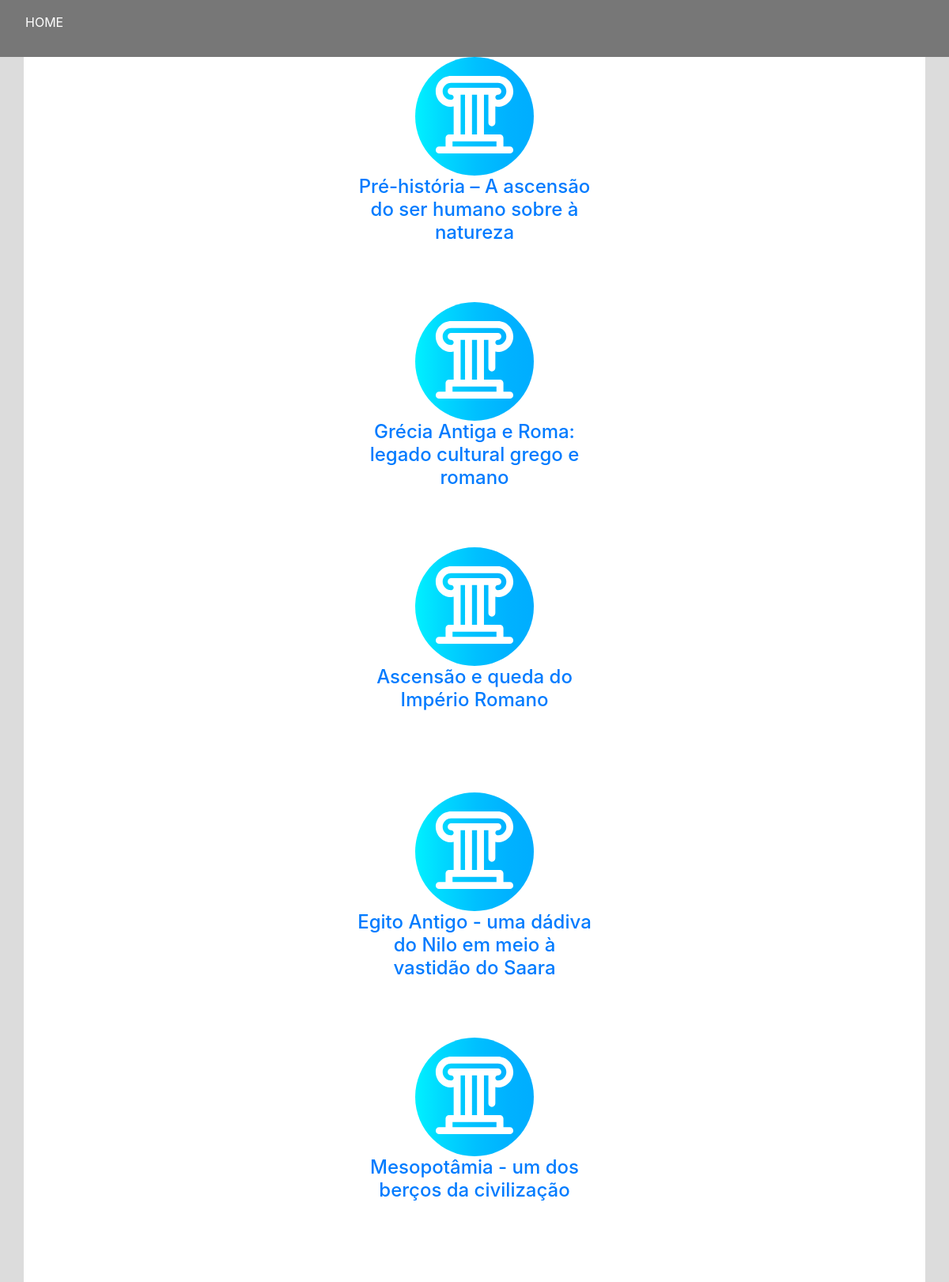
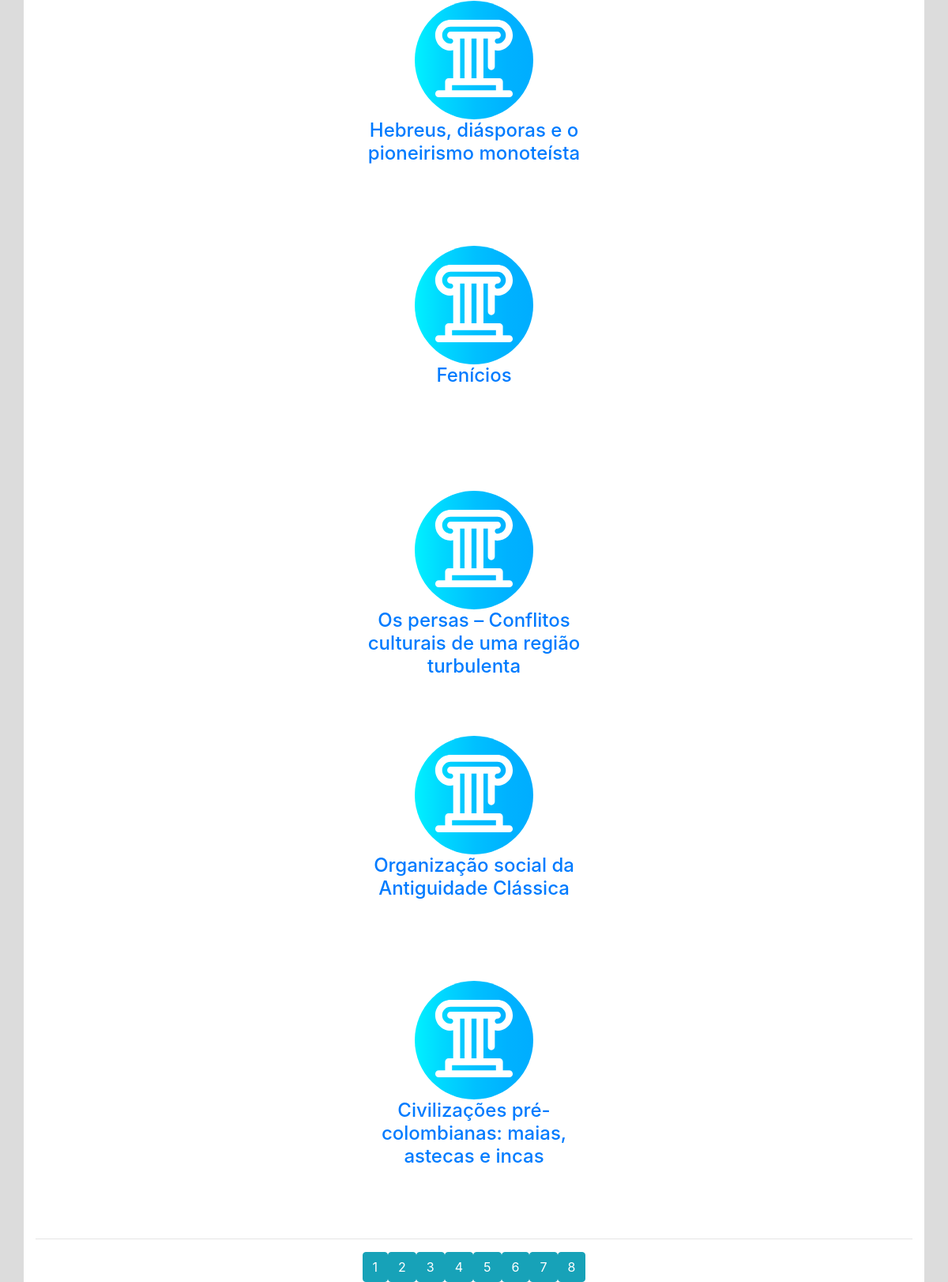
The page /conteudo/index.php?res=Historia on the database its author committed (2 pictures, top to bottom).
### tables this page shows
CREATE TABLE `aulas` (
  `id` int(11) NOT NULL,
  `link` varchar(225) NOT NULL,
  `materia` varchar(225) NOT NULL,
  `cod_materia` int(11) NOT NULL,
  `nome_aula` varchar(255) NOT NULL
);

### conteudo/index.php (the view, shortened to what this page needs)
<!DOCTYPE html><html>
<head>
	<link rel="stylesheet" href="https://stackpath.bootstrapcdn.com/bootstrap/4.1.3/css/bootstrap.min.css">
</head>
<body style="background-color: #dcdcdc">
	<div class="navbar navbar-expand-lg navbar-dark" style="background-color: #777777">
		<div class="navbar navbar-header">
			<p id="topo"><a href="/projetoKarol/index.php" style="color:white; text-decoration: none;">HOME</a></p>
		</div>
	</div>
	<div class="container" style="background-color: white"><center>
		<div style="width: 350px; overflow: hidden;" align="center">
		<?php
			$li = $_GET['res'];
			$pdo = new PDO("mysql:dbname=enem2007;host=127.0.0.1", "root", "");
			$sql = $pdo->prepare("SELECT COUNT(*) as c FROM aulas WHERE materia = '$li'");
			$sql->execute();
			$sql = $sql->fetch();
			$total = $sql['c'];
			$paginas = $total / 10;
			$pg = 1;
			$p = ($pg - 1) * 10;
			$sql = $pdo->prepare("SELECT * FROM aulas WHERE materia = '$li' LIMIT $p, 10");
			$sql->execute();
			$retorno = $sql->fetchAll();
			foreach ($retorno as $exibi) {
				$link = $exibi['link'];
				$titulo = $exibi['nome_aula'];
				echo "<div class='aulas' align='center' style='max-width:300px'>";
					echo "<img src='../assets/imagens/icons/".strtolower($exibi['materia']).".svg'>";
					echo "<a href='aulas/sistema.php?li=".$link."&mat=".$exibi['materia']."'>"."<h4>".utf8_encode($titulo)."</h4>"."</a>";
				echo "</div>";
				echo "<br><br><br><br><br>";
			}
		?>
	</div></center>
	<center>
		<?php
			echo "<hr>";
			for ($q=0; $q < $paginas; $q++) {
				echo "<a href='./index.php?p=".($q+1)."&res=".$li."' align='center' class='btn btn-info'>".($q+1)." </a>";
			}
		?>
	</center>
	</div>
</body>
</html>

### conteudo/index.php (style rules this page uses)
.aulas { width: 700px; height: 190px; }
.aulas img { width: 200px; height: 150px; }

### rows shown on the page
aulas: nome_aula "Pré-história – A ascensão do ser humano sobre à natureza"
aulas: nome_aula "Grécia Antiga e Roma: legado cultural grego e romano"
aulas: nome_aula "Ascensão e queda do Império Romano"
aulas: nome_aula "Egito Antigo - uma dádiva do Nilo em meio à vastidão do Saara"
aulas: nome_aula "Mesopotâmia - um dos berços da civilização"
aulas: nome_aula "Hebreus, diásporas e o pioneirismo monoteísta"
aulas: nome_aula "Fenícios"
aulas: nome_aula "Os persas – Conflitos culturais de uma região turbulenta"
aulas: nome_aula "Organização social da Antiguidade Clássica"
aulas: nome_aula "Civilizações pré-colombianas: maias, astecas e incas"
